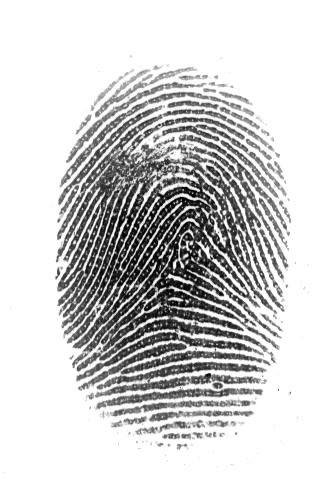
#> input picture AA8432C9-AC6A-42CD-A392-6A375BE681D8_4_5005_c.jpeg, 320 x 480 px
$ python -i main.py   (imports and definitions only)
#> lines starting #> are read from the running program, lines starting #| are printed output that depends on the picture; after the words box and inside, x2 and y2 are one past the last pixel; in counts of white or black regions, pixels touching at a corner belong together
import tkinter as tk
from tkinter import filedialog, messagebox
from PIL import Image, ImageTk
import cv2
import numpy as np
from skimage.morphology import skeletonize
from cryptography.fernet import Fernet
from scipy.spatial import cKDTree
import hashlib, base64
import os


def preprocess(image_path):
    img = cv2.imread(image_path, cv2.IMREAD_GRAYSCALE)
#> img is the input picture: shape (480, 320); min 0, max 255, mean 203.5
    blur = cv2.GaussianBlur(img, (5, 5), 0)
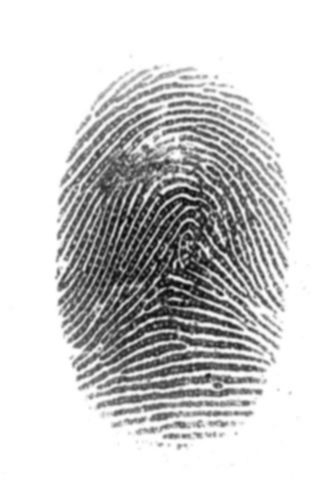
#> blur: shape (480, 320); min 7, max 255, mean 203.5
    _, thresh = cv2.threshold(blur, 0, 255, cv2.THRESH_BINARY + cv2.THRESH_OTSU)
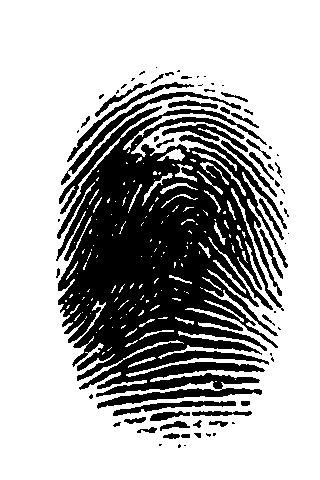
#> thresh: shape (480, 320); 69.2% white; 72 black regions (32 under 20 px), largest, box (x1, y1, x2, y2) and area: (56, 106, 288, 409) 41058, (61, 92, 241, 185) 1080, (67, 82, 194, 162) 713
    binary = thresh // 255
    skeleton = skeletonize(binary == 1)
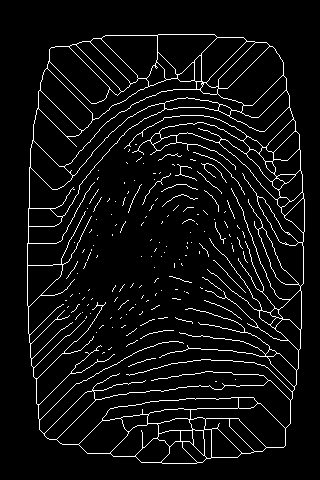
#> skeleton: shape (480, 320) bool; 5.8% white in thin lines or dots, all inside (x1, y1, x2, y2) = (27, 34, 305, 464)
    return skeleton.astype(np.uint8)


# [76 lines left out: functions get_minutiae_points, match_minutiae, minutiae_to_key, encrypt_file, decrypt_file, not called in this run]


class FingerprintApp:
    # [58 lines left out: functions __init__, build_gui, select_file, encrypt_by_reference, not called in this run]

    def select_encrypted_file(self):
        self.encrypted_file_path = filedialog.askopenfilename()

    def select_decrypt_fp(self):
        self.decrypt_fp = filedialog.askopenfilename()
        self.load_image(self.decrypt_fp, self.test_canvas)

    def load_reference_image(self):
        if os.path.exists(self.reference_fp):
            self.load_image(self.reference_fp, self.ref_canvas)

    # [25 lines left out: functions load_image, decrypt, not called in this run]


# Run it
# [4 lines not run here, left out]

>>> result = preprocess('AA8432C9-AC6A-42CD-A392-6A375BE681D8_4_5005_c.jpeg')
